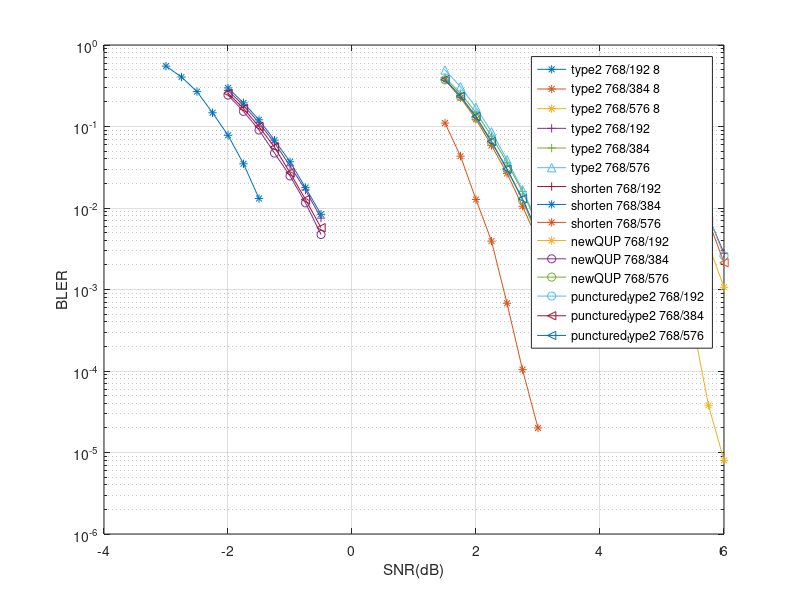

The MATLAB source for this figure:

clear;

% type2 768/192 _8
%%20-Jan-2022 17:19:44
SNR_db = [-3.000000e+00 -2.750000e+00 -2.500000e+00 -2.250000e+00 -2.000000e+00 -1.750000e+00 -1.500000e+00 ];
TX_CNT = [101000 101000 101000 101000 101000 101000 101000 ];
BLK_ERR_CNT = [55604 40857 27069 14886 7881 3524 1320 ];
BIT_ERR_CNT = [3377684 2207078 1345976 689697 326632 133451 47035 ];
semilogy(SNR_db, BLK_ERR_CNT./TX_CNT, "-*");
hold on;

% type2 768/384 _8
%%21-Jan-2022 09:11:20
SNR_db = [1.500000e+00 1.750000e+00 2.000000e+00 2.250000e+00 2.500000e+00 2.750000e+00 3.000000e+00 ];
TX_CNT = [101000 101000 101000 128000 500000 500000 500000 ];
BLK_ERR_CNT = [11128 4368 1283 502 339 52 10 ];
BIT_ERR_CNT = [805413 272838 73360 24237 14873 2084 540 ];
semilogy(SNR_db, BLK_ERR_CNT./TX_CNT, "-*");
hold on;

% type2 768/576 _8
%%16-Feb-2022 20:24:10
SNR_db = [4.500000e+00 4.750000e+00 5.000000e+00 5.250000e+00 5.500000e+00 5.750000e+00 6.000000e+00 ];
TX_CNT = [101000 101000 101000 214000 500000 500000 500000 ];
BLK_ERR_CNT = [10898 3929 1031 503 184 19 4 ];
BIT_ERR_CNT = [1125781 345107 85420 36812 11410 753 184 ];
semilogy(SNR_db, BLK_ERR_CNT./TX_CNT, "-*");
hold on;

% type2 768/192
%%01-Apr-2022 14:21:06
SNR_db = [-2.000000e+00 -1.750000e+00 -1.500000e+00 -1.250000e+00 -1.000000e+00 -7.500000e-01 -5.000000e-01 ];
TX_CNT = [101000 101000 101000 101000 101000 101000 101000 ];
BLK_ERR_CNT = [27931 18392 11240 6356 3327 1680 759 ];
BIT_ERR_CNT = [1115045 661248 373174 205705 108543 50186 20756 ];
%%%./sim_result/type2_768_192_101-Apr-2022 10:28:50.m
semilogy(SNR_db, BLK_ERR_CNT./TX_CNT, '-+'); 
hold on; 


% type2 768/384
%%01-Apr-2022 18:18:27
SNR_db = [1.500000e+00 1.750000e+00 2.000000e+00 2.250000e+00 2.500000e+00 2.750000e+00 3.000000e+00 ];
TX_CNT = [101000 101000 101000 101000 101000 101000 101000 ];
BLK_ERR_CNT = [40300 25638 15037 7664 3643 1606 615 ];
BIT_ERR_CNT = [3157063 1779400 987122 469241 196035 81421 28363 ];
%%%./sim_result/type2_768_384_101-Apr-2022 14:21:06.m
semilogy(SNR_db, BLK_ERR_CNT./TX_CNT, '-+'); 
hold on; 


SNR_db = [1.500000e+00 1.750000e+00 2.000000e+00 2.250000e+00 2.500000e+00 2.750000e+00 3.000000e+00 ];
bler22 = [0.4926    0.3081    0.1716    0.0861    0.0391    0.0167    0.0065];
semilogy(SNR_db, bler22, '-^');
hold on; 

% type2 768/576
%%01-Apr-2022 22:47:31
SNR_db = [4.500000e+00 4.750000e+00 5.000000e+00 5.250000e+00 5.500000e+00 5.750000e+00 6.000000e+00 ];
TX_CNT = [101000 101000 101000 101000 101000 101000 180000 ];
BLK_ERR_CNT = [33791 19543 10011 4615 1984 789 501 ];
BIT_ERR_CNT = [3483308 1827302 904259 365434 129649 50973 30896 ];
%%%./sim_result/type2_768_576_101-Apr-2022 18:18:27.m
semilogy(SNR_db, BLK_ERR_CNT./TX_CNT, '-+'); 
hold on; 




% shorten 768/192
%%01-Apr-2022 11:04:57
SNR_db = [-2.000000e+00 -1.750000e+00 -1.500000e+00 -1.250000e+00 -1.000000e+00 -7.500000e-01 -5.000000e-01 ];
TX_CNT = [101000 101000 101000 101000 101000 101000 101000 ];
BLK_ERR_CNT = [30034 19678 12205 6868 3731 1795 846 ];
BIT_ERR_CNT = [1351719 810476 470020 248006 121097 53976 24998 ];
%%%./sim_result/shorten_768_192_101-Apr-2022 01:06:24.m
semilogy(SNR_db, BLK_ERR_CNT./TX_CNT, '-*'); 
hold on; 

% shorten 768/384
%%01-Apr-2022 21:35:36
SNR_db = [1.500000e+00 1.750000e+00 2.000000e+00 2.250000e+00 2.500000e+00 2.750000e+00 3.000000e+00 ];
TX_CNT = [101000 101000 101000 101000 101000 101000 127000 ];
BLK_ERR_CNT = [37496 22738 12397 5914 2681 1062 501 ];
BIT_ERR_CNT = [3246748 1807704 921982 393807 157048 57336 25313 ];
%%%./sim_result/shorten_768_384_101-Apr-2022 11:04:57.m
semilogy(SNR_db, BLK_ERR_CNT./TX_CNT, '-*'); 
hold on; 

% shorten 768/576
%%02-Apr-2022 13:51:51
SNR_db = [4.500000e+00 4.750000e+00 5.000000e+00 5.250000e+00 5.500000e+00 5.750000e+00 6.000000e+00 ];
TX_CNT = [101000 101000 101000 101000 101000 142000 471000 ];
BLK_ERR_CNT = [28161 15112 6951 2872 1125 503 502 ];
BIT_ERR_CNT = [3507747 1641100 699642 245920 98346 37142 34767 ];
%%%./sim_result/shorten_768_576_101-Apr-2022 21:35:36.m
semilogy(SNR_db, BLK_ERR_CNT./TX_CNT, '-*'); 
hold on; 











% QUP without bit permution

%%31-Mar-2022 02:57:19
SNR_db = [-2.000000e+00 -1.750000e+00 -1.500000e+00 -1.250000e+00 -1.000000e+00 -7.500000e-01 -5.000000e-01 ];
TX_CNT = [101000 101000 101000 101000 101000 101000 106000 ];
BLK_ERR_CNT = [24528 15470 9148 4768 2498 1167 501 ];
BIT_ERR_CNT = [1192525 715470 397351 171898 85947 41880 16365 ];
%%%./sim_result/QUP_without_bitreverse_768_192_130-Mar-2022 16:48:17.m
semilogy(SNR_db, BLK_ERR_CNT./TX_CNT, '-o'); 
hold on; 

%%31-Mar-2022 13:23:28
SNR_db = [1.500000e+00 1.750000e+00 2.000000e+00 2.250000e+00 2.500000e+00 2.750000e+00 3.000000e+00 ];
TX_CNT = [101000 101000 101000 101000 101000 101000 116000 ];
BLK_ERR_CNT = [37771 23467 12909 6445 2995 1261 505 ];
BIT_ERR_CNT = [3458750 1923434 981434 450332 190235 74966 28852 ];
%%%./sim_result/QUP_without_bitreverse_768_384_131-Mar-2022 02:57:19.m
semilogy(SNR_db, BLK_ERR_CNT./TX_CNT, '-o'); 
hold on; 

%%01-Apr-2022 01:06:24
SNR_db = [4.500000e+00 4.750000e+00 5.000000e+00 5.250000e+00 5.500000e+00 5.750000e+00 6.000000e+00 ];
TX_CNT = [101000 101000 101000 101000 101000 101000 194000 ];
BLK_ERR_CNT = [34650 19842 10348 4749 1999 810 503 ];
BIT_ERR_CNT = [4002322 2023091 925577 415905 153481 60128 30249 ];
%%%./sim_result/QUP_without_bitreverse_768_576_131-Mar-2022 13:23:28.m
semilogy(SNR_db, BLK_ERR_CNT./TX_CNT, '-o'); 
hold on; 

% puncture type2

%%04-Apr-2022 11:36:41
SNR_db = [-2.000000e+00 -1.750000e+00 -1.500000e+00 -1.250000e+00 -1.000000e+00 -7.500000e-01 -5.000000e-01 ];
TX_CNT = [101000 101000 101000 101000 101000 101000 101000 ];
BLK_ERR_CNT = [25876 16785 10075 5642 2740 1284 579 ];
BIT_ERR_CNT = [1202491 720972 415860 223212 91209 42792 16854 ];
%%%./sim_result/punct_type2_768_192_104-Apr-2022 01:36:46.m
semilogy(SNR_db, BLK_ERR_CNT./TX_CNT, '-<'); 
hold on; 


%%04-Apr-2022 21:48:49
SNR_db = [1.500000e+00 1.750000e+00 2.000000e+00 2.250000e+00 2.500000e+00 2.750000e+00 3.000000e+00 ];
TX_CNT = [101000 101000 101000 101000 101000 101000 104000 ];
BLK_ERR_CNT = [38131 23799 13372 6638 3037 1313 501 ];
BIT_ERR_CNT = [3305186 1832468 983455 430704 175492 71254 25342 ];
%%%./sim_result/punct_type2_768_384_104-Apr-2022 11:36:41.m
semilogy(SNR_db, BLK_ERR_CNT./TX_CNT, '-<'); 
hold on; 

%%05-Apr-2022 10:03:05
SNR_db = [4.500000e+00 4.750000e+00 5.000000e+00 5.250000e+00 5.500000e+00 5.750000e+00 6.000000e+00 ];
TX_CNT = [101000 101000 101000 101000 101000 101000 235000 ];
BLK_ERR_CNT = [33348 19105 9702 4396 1888 699 501 ];
BIT_ERR_CNT = [4053645 2077572 912693 375047 147133 47613 31981 ];
%%%./sim_result/punct_type2_768_576_104-Apr-2022 21:48:49.m
semilogy(SNR_db, BLK_ERR_CNT./TX_CNT, '-<'); 

 


ylabel("BLER");
xlabel("SNR(dB)");
grid on;
% legend('512/128 polar' ,'576/288 ASC','576/432 ASC', '576/144 type1', '576/288 type1', '576/432 type1', '576/144 DES', '576/288 DES', '576/432 DES', '1536/768 type1', '1536/768 apc', '768/192 ASC', '768/384 ASC', '768/576 ASC');

legend(...
'type2 768/192 8','type2 768/384 8','type2 768/576 8' ,...
'type2 768/192','type2 768/384','type2 768/576' ,...
'shorten 768/192' ,'shorten 768/384', 'shorten 768/576',...
'newQUP 768/192','newQUP 768/384','newQUP 768/576', ...
'punctured_type2 768/192','punctured_type2 768/384','punctured_type2 768/576')